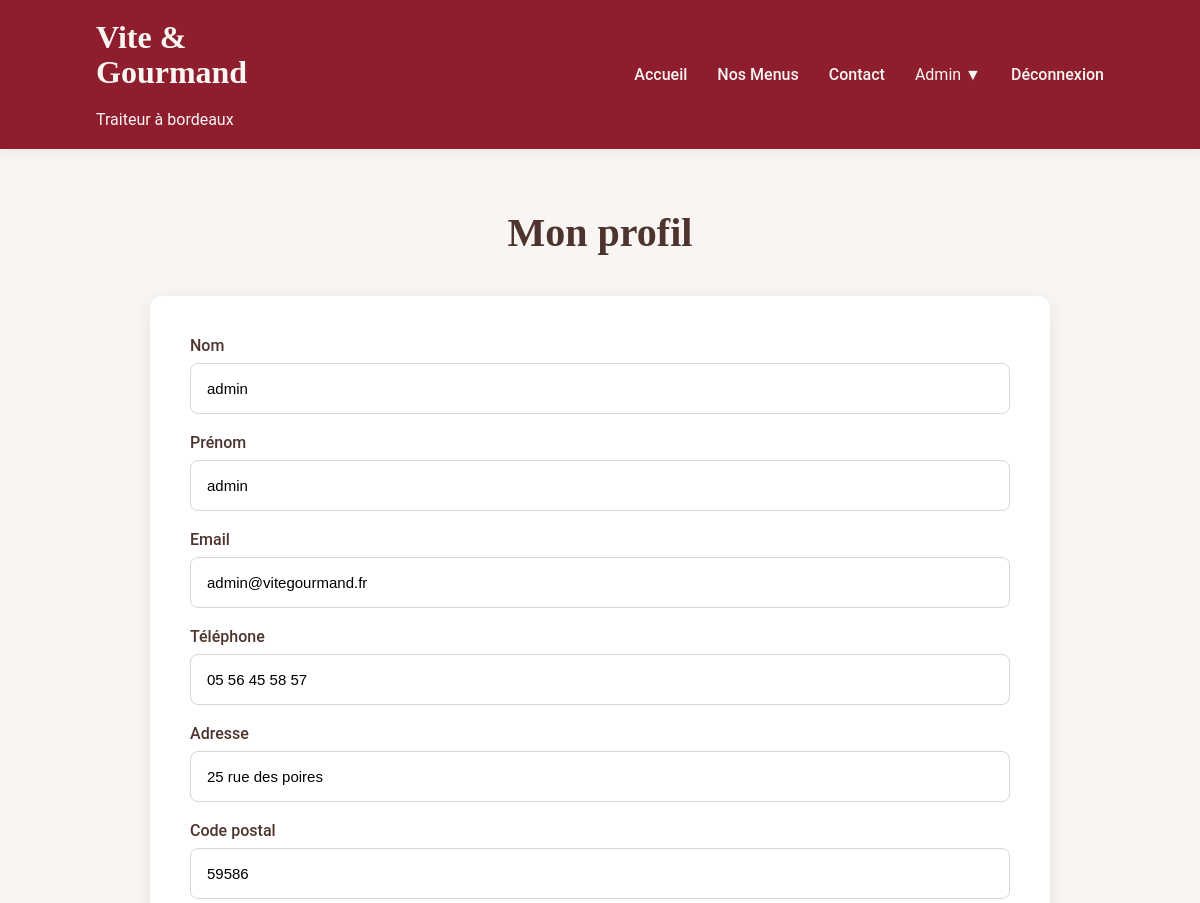
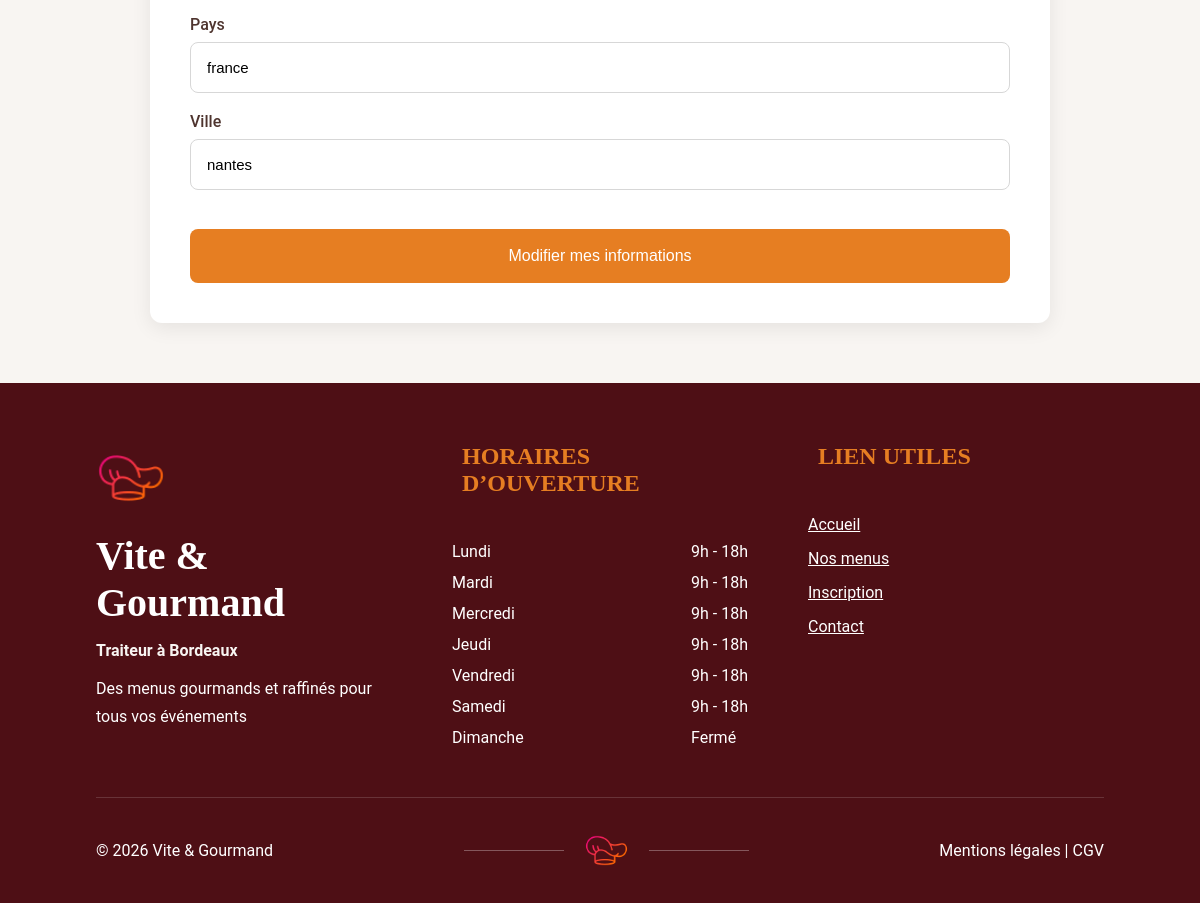
Screenshot of /pages/client/profile.php (signed in) with the database file from the repository (2 pictures, top to bottom).
### tables this page shows
CREATE TABLE `utilisateur` (
  `idUtilisateur` int(11) NOT NULL,
  `nom` varchar(100) NOT NULL,
  `prenom` varchar(100) NOT NULL,
  `email` varchar(150) NOT NULL,
  `motDePasse` varchar(255) NOT NULL,
  `telephone` varchar(20) DEFAULT NULL,
  `adresse` varchar(255) DEFAULT NULL,
  `idRole` int(11) NOT NULL,
  `ville` varchar(100) DEFAULT NULL,
  `codePostal` varchar(20) DEFAULT NULL,
  `pays` varchar(100) DEFAULT NULL,
  `actif` tinyint(1) NOT NULL DEFAULT 1,
  `resetToken` varchar(255) DEFAULT NULL,
  `resetExpire` datetime DEFAULT NULL
);

### pages/client/profile.php (the view, shortened to what this page needs)
<?php
require '../../config/database.php';
$idUtilisateur = (int) $_SESSION['user']['idUtilisateur'];
$sql = "
SELECT *
FROM utilisateur
WHERE idUtilisateur = ?
";
$query = $pdo->prepare($sql);
$query->execute([$idUtilisateur]);
$utilisateur = $query->fetch();
?>
<!DOCTYPE html>
<html lang="fr">
<head>
    <link rel="stylesheet" href="../../css/vite&gourmand.css">
    <link rel="stylesheet" href="../../css/admin_client/admin_client2.css">
</head>
<body>
<?php require '../../includes/navbar.php'; ?>
<main class="container">
    <h1 class="page-title">Mon profil</h1>
    <form method="POST" class="card">
        <div>
            <label>Nom</label>
            <input
                type="text"
                name="nom"
                value="<?= htmlspecialchars($utilisateur['nom']); ?>"
                readonly
            >
        </div>
        <br>
        <div>
            <label>Prénom</label>
            <input
            type="text"
            name="prenom"
            value="<?= htmlspecialchars($utilisateur['prenom']); ?>"
            readonly
            >
        </div>
        <br>
        <div>
            <label>Email</label>
            <input
                type="email"
                name="email"
                value="<?= htmlspecialchars($utilisateur['email']); ?>"
                readonly
            >
        </div>
        <br>
        <div>
            <label>Téléphone</label>
            <input
                type="text"
                name="telephone"
                value="<?= htmlspecialchars($utilisateur['telephone']); ?>"
                readonly
            >
        </div>
        <br>
        <div>
            <label>Adresse</label>
            <input
                type="text"
                name="adresse"
                value="<?= htmlspecialchars($utilisateur['adresse']); ?>"
                readonly
            >
        </div>
        <br>
        <div>
            <label>Code postal</label>
            <input
                type="text"
                name="codePostal"
                value="<?= htmlspecialchars($utilisateur['codePostal']); ?>"
                readonly
            >
        </div>
        <br>
        <div>
            <label>Pays</label>
            <input
                type="text"
                name="pays"
                value="<?= htmlspecialchars($utilisateur['pays']); ?>"
                readonly
            >
        </div>
        <br>
        <div>
            <label>Ville</label>
            <input
                type="text"
                name="ville"
                value="<?= htmlspecialchars($utilisateur['ville']); ?>"
                readonly
            >
        </div>
        <br>
        <button type="button" id="btnModifier" class="btn">
            Modifier mes informations
        </button>
    </form>
</main>
<?php require '../../includes/footer.php'; ?>
</body>
</html>

### css/vite&gourmand.css (style rules this page uses)
* { margin: 0; padding: 0; box-sizing: border-box; }
body { font-family: 'Roboto', sans-serif; background: #F8F5F2; color: #4E342E; }
.page-title { text-align: center; font-family: 'Playfair Display', serif; font-size: 40px; margin-bottom: 40px; }

### css/admin_client/admin_client2.css (style rules this page uses)
.container { width: 90%; max-width: 900px; margin: 60px auto; }
.card { background: white; padding: 40px; border-radius: 12px; box-shadow: 0 5px 20px rgba(0, 0, 0, 0.08); }
input, textarea, select { width: 100%; padding: 16px; border: 1px solid #D7D7D7; border-radius: 8px; font-size: 15px; outline: none; }
label { display: block; margin-bottom: 8px; font-weight: 500; }
.btn { width: 100%; background: #E67E22; color: white; border: none; padding: 18px; margin-top: 20px; border-radius: 8px; cursor: pointer; font-size: 16px; transition: 0.3s; }

### rows the page displays
utilisateur: nom "admin", prenom "admin", email "admin@vitegourmand.fr", telephone "05 56 45 58 57", adresse "25 rue des poires", codePostal "59586", pays "france", ville "nantes"
